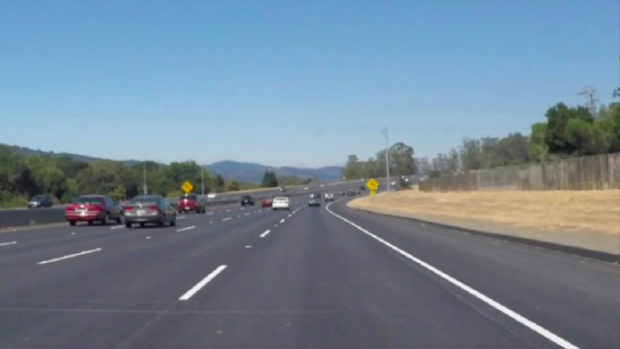
#> input picture highway.png, 620 x 349 px; its folder holds only this picture in this run
$ python -i realsense.py   (imports and definitions only)
#> lines starting #> are read from the running program, lines starting #| are printed output that depends on the picture; after the words box and inside, x2 and y2 are one past the last pixel; in counts of white or black regions, pixels touching at a corner belong together
#importing some useful packages
import matplotlib.pyplot as plt
import matplotlib.image as mpimg
import numpy as np
import pyrealsense2 as rs
import cv2
import pandas as pd
import os
# from moviepy.editor import VideoFileClip
# from IPython.display import HTML
import math
# %matplotlib inline


def grayscale(img):
    """Applies the Grayscale transform
    This will return an image with only one color channel
    but NOTE: to see the returned image as grayscale
    (assuming your grayscaled image is called 'gray')
    you should call plt.imshow(gray, cmap='gray')"""
    return cv2.cvtColor(img, cv2.COLOR_BGR2GRAY)
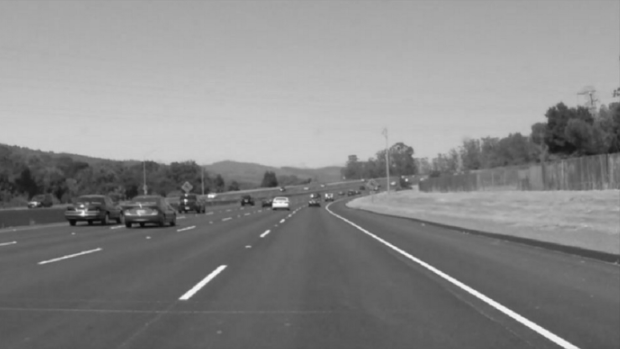
#> returned value: shape (349, 620); min 8, max 247, mean 135.9
    # Or use BGR2GRAY if you read an image with cv2.imread()
    # return cv2.cvtColor(img, cv2.COLOR_BGR2GRAY)

def canny(img, low_threshold, high_threshold):
    """Applies the Canny transform"""
    return cv2.Canny(img, low_threshold, high_threshold)

def gaussian_blur(img, kernel_size):
    """Applies a Gaussian Noise kernel"""
    return cv2.GaussianBlur(img, (kernel_size, kernel_size), 0)

def region_of_interest(img, vertices):
    """
    Applies an image mask.

    Only keeps the region of the image defined by the polygon
    formed from `vertices`. The rest of the image is set to black.
    """
    #defining a blank mask to start with
    mask = np.zeros_like(img)

    #defining a 3 channel or 1 channel color to fill the mask with depending on the input image
    if len(img.shape) > 2:
        channel_count = img.shape[2]  # i.e. 3 or 4 depending on your image
        ignore_mask_color = (255,) * channel_count
    else:
        ignore_mask_color = 255

    #filling pixels inside the polygon defined by "vertices" with the fill color
    cv2.fillPoly(mask, vertices, ignore_mask_color)

    #returning the image only where mask pixels are nonzero
    masked_image = cv2.bitwise_and(img, mask)
    return masked_image

#used below
def get_slope(x1,y1,x2,y2):
    return (y2-y1)/(x2-x1)

#thick red lines
def draw_lines(img, lines, color=[255, 0, 0], thickness=6):
    """workflow:
    1) examine each individual line returned by hough & determine if it's in left or right lane by its slope
    because we are working "upside down" with the array, the left lane will have a negative slope and right positive
    2) track extrema
    3) compute averages
    4) solve for b intercept
    5) use extrema to solve for points
    6) smooth frames and cache
    """

    if lines is None:
        return img
    global cache
    global first_frame
    y_global_min = img.shape[0] #min will be the "highest" y value, or point down the road away from car
    y_max = img.shape[0]
    l_slope, r_slope = [],[]
    l_lane,r_lane = [],[]
    det_slope = 0.4
    α =0.2
    #i got this alpha value off of the forums for the weighting between frames.
    #i understand what it does, but i dont understand where it comes from
    #much like some of the parameters in the hough function
    line_num=0
    for line in lines:
        #1
        for x1,y1,x2,y2 in line:
            slope = get_slope(x1,y1,x2,y2)
            if slope > det_slope:
                r_slope.append(slope)
                r_lane.append(line)
            elif slope < -det_slope:
                l_slope.append(slope)
                l_lane.append(line)
            # Get point cloud data along the line
            depth_intrin = depth_frame.profile.as_video_stream_profile().intrinsics
            line_point_cloud = []
            for x, y in zip(range(x1, x2), range(y1, y2)):
                point = rs.rs2_deproject_pixel_to_point(depth_intrin, [x, y], depth_frame.get_distance(x, y))
                if point[0] != 0:
                    line_point_cloud.append(point)
                # print(f"The point is {point} and the line point cloud is {line_point_cloud}")

            if len(line_point_cloud) == 0:
                continue

            # Print and store the point cloud data
            print("Point cloud data along the line:", line_point_cloud)

            # commenting out save to df
            # df = pd.DataFrame(line_point_cloud, columns=['x', 'y', 'z'])
            # linedata[line_num] = df
            line_num+=1
        #2
        y_global_min = min(y1,y2,y_global_min)

    ## Commenting out CSV save
    # for key in linedata:
    #     df.to_csv(f"line{key}.csv", index=False)

    # to prevent errors in challenge video from dividing by zero
    if((len(l_lane) == 0) or (len(r_lane) == 0)):
        print ('no lane detected')
        return 1

    #3
    l_slope_mean = np.mean(l_slope,axis =0)
    r_slope_mean = np.mean(r_slope,axis =0)
    l_mean = np.mean(np.array(l_lane),axis=0)
    r_mean = np.mean(np.array(r_lane),axis=0)

    if ((r_slope_mean == 0) or (l_slope_mean == 0 )):
        print('dividing by zero')
        return 1


    #4, y=mx+b -> b = y -mx
    l_b = l_mean[0][1] - (l_slope_mean * l_mean[0][0])
    r_b = r_mean[0][1] - (r_slope_mean * r_mean[0][0])

    #5, using y-extrema (#2), b intercept (#4), and slope (#3) solve for x using y=mx+b
    # x = (y-b)/m
    # these 4 points are our two lines that we will pass to the draw function
    print(f"Y global is {y_global_min}")
    print(f"lb is {l_b}")
    print(f"l slope mean is {l_slope_mean}")
    try:
        l_x1 = int((y_global_min - l_b)/l_slope_mean)
        l_x2 = int((y_max - l_b)/l_slope_mean)
        r_x1 = int((y_global_min - r_b)/r_slope_mean)
        r_x2 = int((y_max - r_b)/r_slope_mean)

        if l_x1 > r_x1:
            l_x1 = int((l_x1+r_x1)/2)
            r_x1 = l_x1
            l_y1 = int((l_slope_mean * l_x1 ) + l_b)
            r_y1 = int((r_slope_mean * r_x1 ) + r_b)
            l_y2 = int((l_slope_mean * l_x2 ) + l_b)
            r_y2 = int((r_slope_mean * r_x2 ) + r_b)
        else:
            l_y1 = y_global_min
            l_y2 = y_max
            r_y1 = y_global_min
            r_y2 = y_max

        current_frame = np.array([l_x1,l_y1,l_x2,l_y2,r_x1,r_y1,r_x2,r_y2],dtype ="float32")

        if first_frame == 1:
            next_frame = current_frame
            first_frame = 0
        else :
            prev_frame = cache
            next_frame = (1-α)*prev_frame+α*current_frame

        cv2.line(img, (int(next_frame[0]), int(next_frame[1])), (int(next_frame[2]),int(next_frame[3])), color, thickness)
        cv2.line(img, (int(next_frame[4]), int(next_frame[5])), (int(next_frame[6]),int(next_frame[7])), color, thickness)

        cache = next_frame
    except:
        l_x1 = 1
        l_x2 = 1
        r_x1 = 1
        r_x2 = 1

    #6


def hough_lines(img, rho, theta, threshold, min_line_len, max_line_gap):
    """
    `img` should be the output of a Canny transform.

    Returns an image with hough lines drawn.
    """
    lines = cv2.HoughLinesP(img, rho, theta, threshold, np.array([]), minLineLength=min_line_len, maxLineGap=max_line_gap)
    line_img = np.zeros((img.shape[0], img.shape[1], 3), dtype=np.uint8)
    draw_lines(line_img,lines)
    return line_img

# Python 3 has support for cool math symbols.

def weighted_img(img, initial_img, α=0.8, β=1., λ=0.):
    """
    `img` is the output of the hough_lines(), An image with lines drawn on it.
    Should be a blank image (all black) with lines drawn on it.

    `initial_img` should be the image before any processing.

    The result image is computed as follows:

    initial_img * α + img * β + λ
    NOTE: initial_img and img must be the same shape!
    """
    return cv2.addWeighted(initial_img, α, img, β, λ)

def process_image(image):

    global first_frame

    gray_image = grayscale(image)
    img_hsv = cv2.cvtColor(image, cv2.COLOR_RGB2HSV)
#> img_hsv: shape (349, 620, 3); mean H, S, V 99.1, 62.6, 153.8
    #hsv = [hue, saturation, value]
    #more accurate range for yellow since it is not strictly black, white, r, g, or b

    lower_yellow = np.array([20, 100, 100], dtype = "uint8")
    upper_yellow = np.array([30, 255, 255], dtype="uint8")

    mask_yellow = cv2.inRange(img_hsv, lower_yellow, upper_yellow)
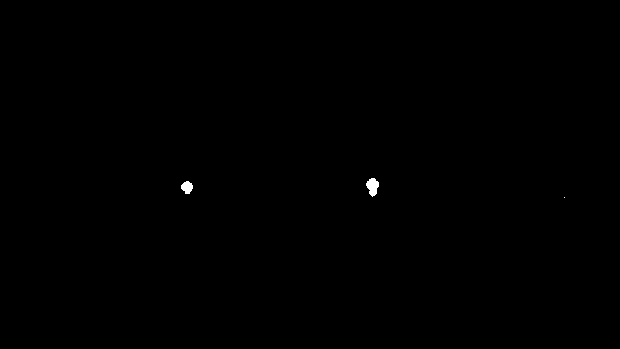
#> mask_yellow: shape (349, 620); 0.13% white; 3 white regions (1 under 20 px), largest, box (x1, y1, x2, y2) and area: (366, 178, 379, 197) 162, (181, 181, 193, 194) 111
    mask_white = cv2.inRange(gray_image, 200, 255)
#> mask_white: shape (349, 620); 3.7% white; 40 white regions (35 under 20 px), largest, box (x1, y1, x2, y2) and area: (8, 124, 329, 162) 6661, (369, 233, 578, 349) 841, (180, 266, 225, 299) 217, (273, 200, 288, 206) 69, (0, 130, 7, 140) 38
    mask_yw = cv2.bitwise_or(mask_white, mask_yellow)
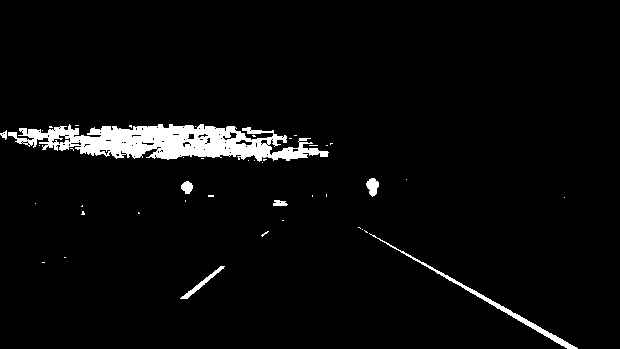
#> mask_yw: shape (349, 620); 3.8% white; 43 white regions (36 under 20 px), largest, box (x1, y1, x2, y2) and area: (8, 124, 329, 162) 6661, (369, 233, 578, 349) 841, (180, 266, 225, 299) 217
    mask_yw_image = cv2.bitwise_and(gray_image, mask_yw)
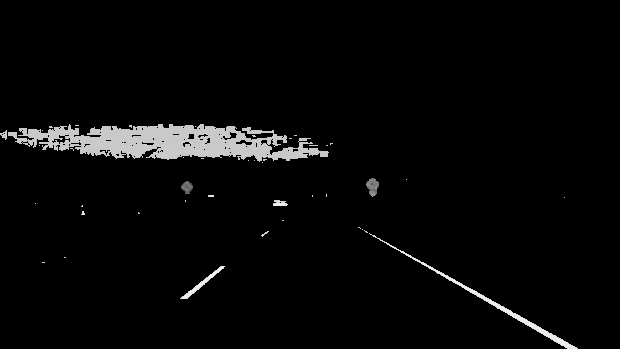
#> mask_yw_image: shape (349, 620); min 0, max 247, mean 7.7

    kernel_size = 5
    gauss_gray = gaussian_blur(mask_yw_image,kernel_size)

    #same as quiz values
    low_threshold = 50
    high_threshold = 150
    canny_edges = canny(gauss_gray,low_threshold,high_threshold)
#> in canny, `return cv2.Canny(img, low_threshold, high_threshold)`:
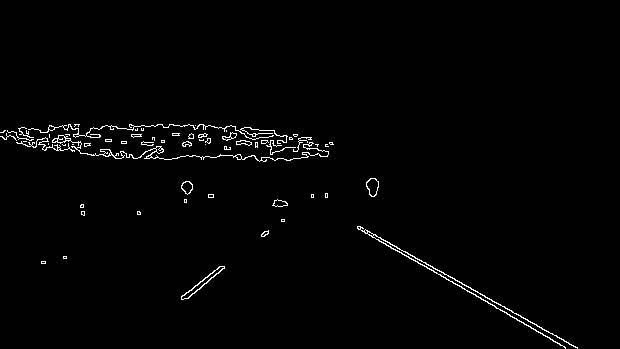
#> returned value: shape (349, 620); 1.4% white in thin lines or dots, all inside (x1, y1, x2, y2) = (0, 124, 578, 349)

    imshape = image.shape
#> imshape = (349, 620, 3)
    lower_left = [imshape[1]/9,imshape[0]]
#> lower_left = [68.89, 349]
    lower_right = [imshape[1]-imshape[1]/9,imshape[0]]
#> lower_right = [551.1, 349]
    top_left = [imshape[1]/2-imshape[1]/8,imshape[0]/2+imshape[0]/10]
#> top_left = [232.5, 209.4]
    top_right = [imshape[1]/2+imshape[1]/8,imshape[0]/2+imshape[0]/10]
#> top_right = [387.5, 209.4]
    vertices = [np.array([lower_left,top_left,top_right,lower_right],dtype=np.int32)]
    roi_image = region_of_interest(canny_edges, vertices)
#> in region_of_interest, `cv2.fillPoly(mask, vertices, ignore_mask_color)`:
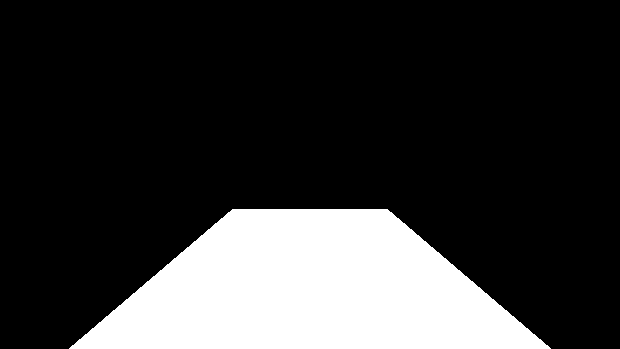
#> mask: shape (349, 620); 20.7% white; 1 white region, box (x1, y1, x2, y2) and area: (69, 209, 551, 349) 44684
#> in region_of_interest, `masked_image = cv2.bitwise_and(img, mask)`:
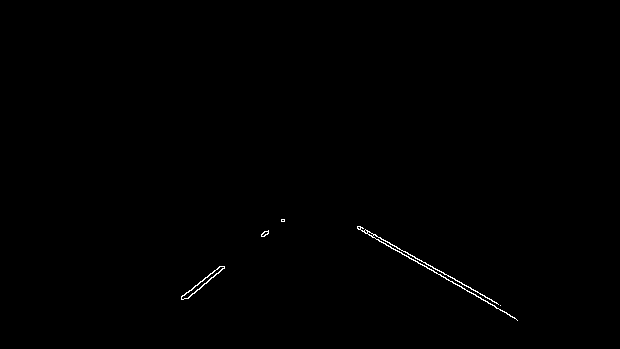
#> masked_image: shape (349, 620); 0.3% white in thin lines or dots, all inside (x1, y1, x2, y2) = (181, 219, 518, 321)

    #rho and theta are the distance and angular resolution of the grid in Hough space
    #same values as quiz
    rho = 4
    theta = np.pi/180
    #threshold is minimum number of intersections in a grid for candidate line to go to output
    threshold = 30
    min_line_len = 100
    max_line_gap = 180
    #my hough values started closer to the values in the quiz, but got bumped up considerably for the challenge video

    line_image = hough_lines(roi_image, rho, theta, threshold, min_line_len, max_line_gap)
#> in hough_lines, `lines = cv2.HoughLinesP(img, rho, theta, threshold, np.array([]), minL..`: lines = [[375, 234, 492, 301], [358, 229, 506, 312], [358, 226, 497, 303]]
#> the loop in draw_lines, `for line in lines:` made 1 pass
#> after the loop in draw_lines, `for line in lines:`: l_lane = []; line_num = 0; r_lane = [[[375, 234, 492, 301]]]; r_slope = [0.573]
    result = weighted_img(line_image, image, α=0.8, β=1., λ=0.)
    return result

# [5 lines of commented-out code are left out]


# [1 line that did not run here, left out]
# [1 line that did not run here, left out]
# [2 lines not run here, left out]
first_frame = 1

# Start streaming
# [32 lines not run here, left out]

>>> import cv2
>>> picture = cv2.cvtColor(cv2.imread('highway.png'), cv2.COLOR_BGR2RGB)
#> (the run stopped early here; a loop or call above may not have finished)
